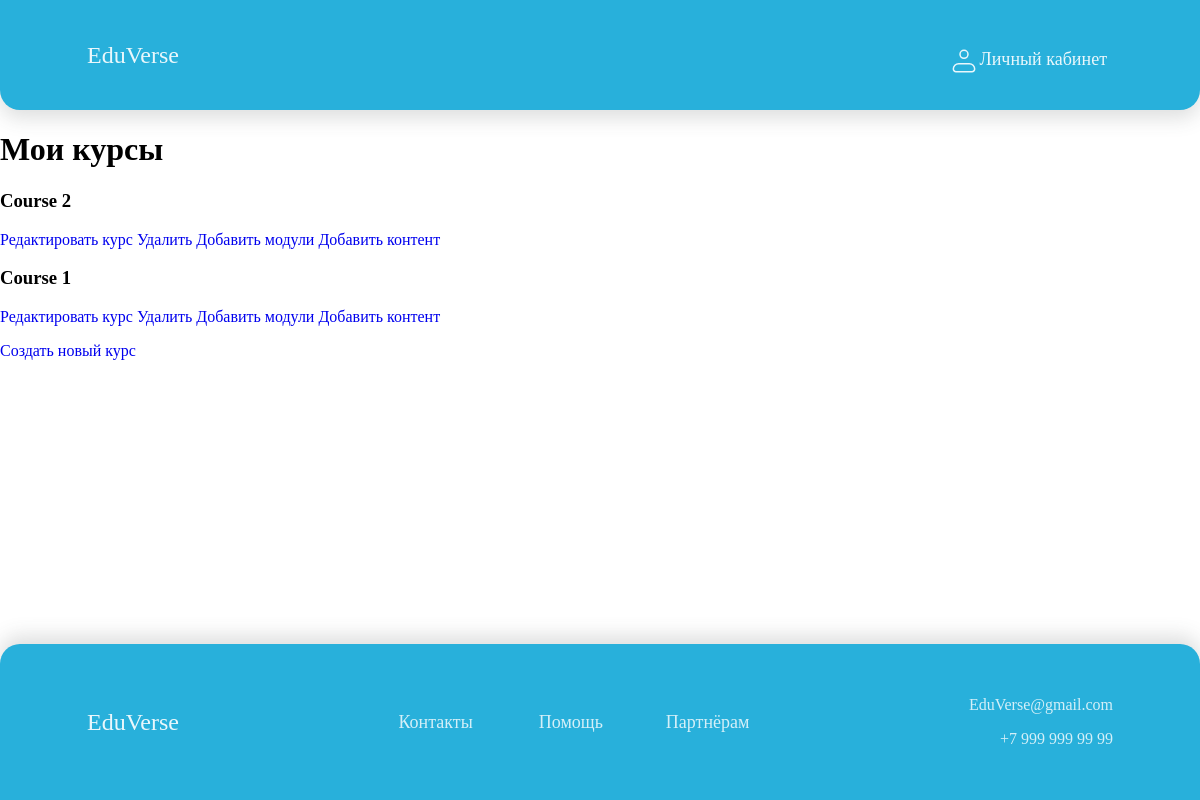
Page /course/mine/ (signed in) on the earlier database version.
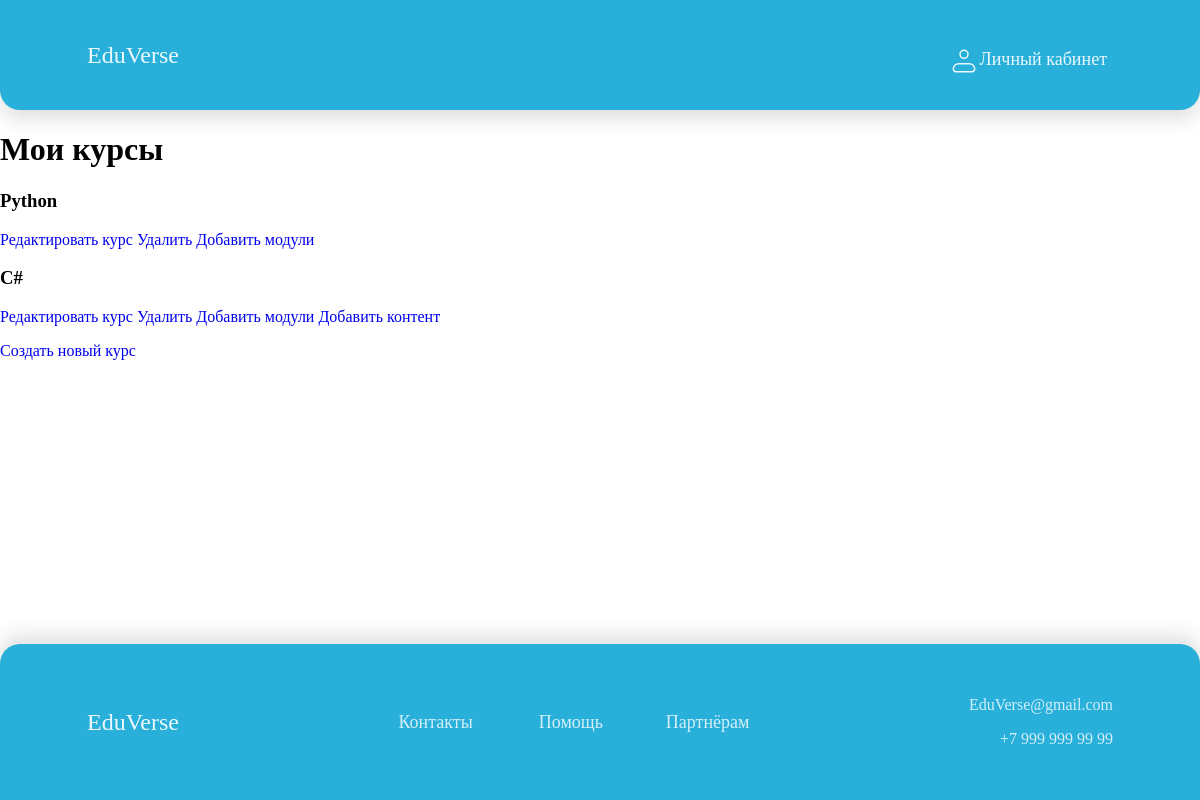
Same page on the later database version.
### courses/models.py (models this page shows, shortened)
class Course(models.Model):
    owner = models.ForeignKey(User,
                              related_name='courses_created',
                              on_delete=models.CASCADE)
    subject = models.ForeignKey(Subject,
                                related_name='courses',
                                on_delete=models.CASCADE)
    title = models.CharField(max_length=200)
    slug = models.SlugField(max_length=200, unique=True)
    overview = models.TextField()
    created = models.DateTimeField(auto_now_add=True)
    students = models.ManyToManyField(User,
                                      related_name='courses_joined',
                                      blank=True)
    class Meta:
        ordering = ['-created']

### courses/views.py (the view)
class ManageCourseListView(OwnerCourseMixin, ListView):
    template_name = 'courses/manage/course/list.html'
    permission_required = 'courses.view_course'

### courses/views.py (called while the page is built)
    def get_queryset(self):
        qs = super().get_queryset()
        return qs.filter(owner=self.request.user)

### courses/templates/courses/manage/course/list.html (shortened to what this page needs)
{% extends "base.html" %}
{% block content %}
  <h1>Мои курсы</h1>
  <div class="module">
    {% for course in object_list %}
      <div class="course-info">
        <h3>{{ course.title }}</h3>
         <p>
           <a href='{% url "course:course_edit" course.id %}'>Редактировать курс </a>
           <a href='{% url "course:course_delete" course.id %}'>Удалить</a>
           <a href='{% url "course:course_module_update" course.id %}'>Добавить модули</a>
           {% if course.modules.count > 0 %}
            <a href='{% url "course:module_content_list" course.modules.first.id %}'>Добавить контент</a>
{% endif %}
         </p>
      </div>
    {% empty %}
      <p>У вас пока нет никаких курсов.</p>
    {% endfor %}
    <p>
      <a href='{% url "course:course_create" %}' class="button">Создать новый курс</a>
    </p>
  </div>
{% endblock %}

Differences in the rows shown:
removed Course: title "Course 2", shows "Добавить контент"
removed Course: title "Course 1", shows "Добавить контент"
added Course: title "Python"
added Course: title "С#", shows "Добавить контент"
